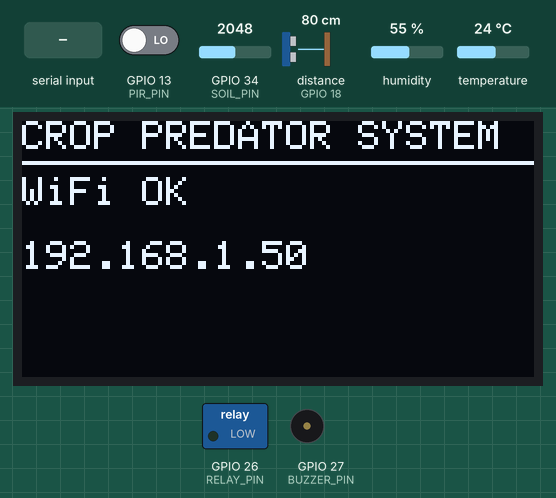
Bench run of a sketch on a simulated ESP32. On the bench: 128×64 one-colour display, switched loads named in the sketch (green lamp = pin HIGH), buzzer (waves = sounding, pin HIGH). Inputs (shaded band) come from the test bench; at power-on: GPIO 13 (PIR_PIN) LOW, GPIO 34 (SOIL_PIN) = 2048, distance to the obstacle (sensor on GPIO 18) 80 cm, humidity 55 %, temperature 24 °C. The echo pulse lasts 58.3 µs per cm; WiFi joins after 1.5 s; servers stay silent unless stated; pins used as bus, display or sensor lines are not drawn; what the sketch prints to the serial monitor is not drawn.

Above: at 1.7 s.
At 3.6 s:
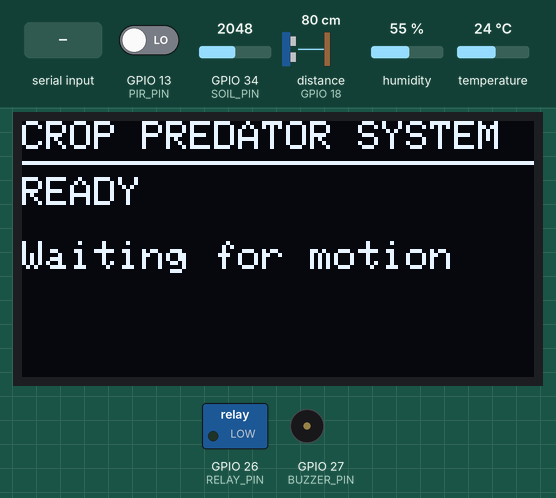
3.7 s: GPIO 13 (PIR_PIN) driven HIGH
At 4.8 s:
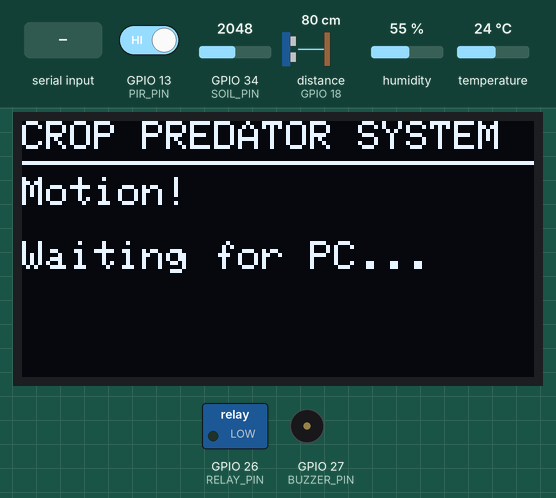
5.2 s: "human\n" received over Serial
At 6.9 s:
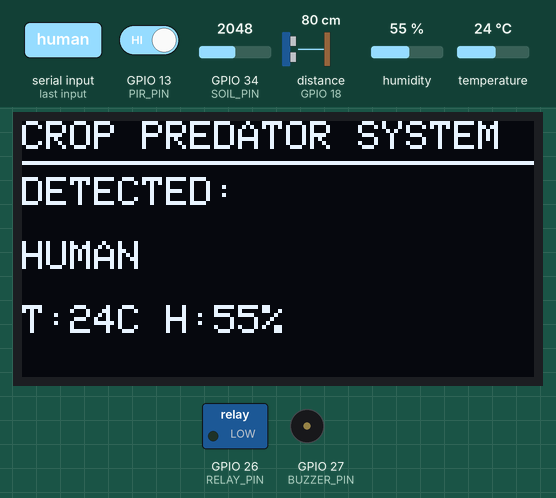
7.5 s: "monkey\n" received over Serial
At 8.1 s:
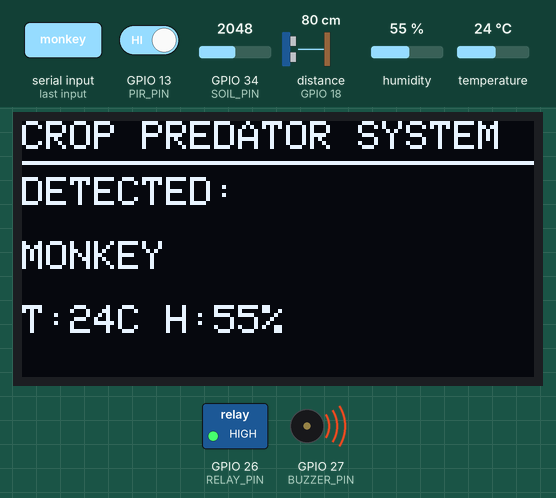
Timing chart, 0 to 17.0 s (numbered marks = the images above; inputs shaded):
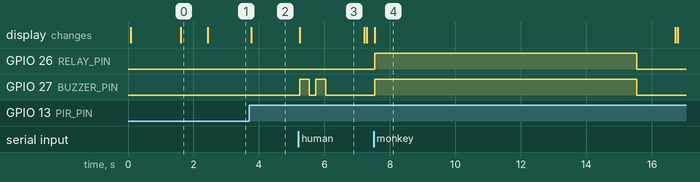

Measured:
- after the input at 3.7 s, the display: changes after 0.06 s (image 2)
- after the input at 5.2 s, GPIO 27 (BUZZER_PIN): alternates HIGH for 0.30 s and LOW for 0.20 s, 4 changes in all, then stays LOW, starting at once; the display: changes at once (image 3)
- after the input at 7.5 s, GPIO 26 (RELAY_PIN), GPIO 27 (BUZZER_PIN): LOW → HIGH at once, → LOW 8.0 s later; the display: changes at once (image 4)
- what the display in image 0 shows lasts 0.8 s, from 1.6 s to 2.4 s
- what the display in image 3 shows lasts 2.0 s, from 5.2 s to 7.2 s

The sketch:

CropPredator_DevKit_USB.ino
```cpp
/*
 * Smart Crop Predator Detection — ESP32 DevKit Sketch (USB Camera version)
 * ─────────────────────────────────────────────────────────────────────────
 * Communication:
 *   DevKit → PC : "MOTION\n"       when PIR fires
 *   DevKit → PC : JSON sensor data  every 30s
 *   PC → DevKit : "monkey\n"        detected class label
 *   PC → DevKit : "NO_DETECTION\n"  low confidence
 *   PC → DevKit : "COOLDOWN\n"      system in cooldown
 *
 * Pin mapping:
 *   GPIO4  → DHT22 DATA (+ 10kΩ pull-up to 3.3V)
 *   GPIO5  → HC-SR04 TRIG
 *   GPIO18 → HC-SR04 ECHO (via voltage divider: 1kΩ+2kΩ)
 *   GPIO34 → Soil moisture AOUT (analog, input only)
 *   GPIO13 → PIR sensor output
 *   GPIO21 → OLED SDA
 *   GPIO22 → OLED SCL
 *   GPIO26 → Relay IN (VCC of relay → VIN/5V)
 *   GPIO27 → Buzzer (via NPN transistor base)
 */

#include <DHT.h>
#include <Wire.h>
#include <Adafruit_SSD1306.h>
#include <WiFi.h>
#include <FirebaseESP32.h>
#include <ArduinoJson.h>

// ── WiFi & Firebase ───────────────────────────────────────────────────────────
#define WIFI_SSID     "YOUR_WIFI_SSID"
#define WIFI_PASSWORD "YOUR_WIFI_PASSWORD"
#define FIREBASE_HOST "YOUR_PROJECT.firebaseio.com"
#define FIREBASE_AUTH "YOUR_FIREBASE_SECRET"

// ── Pins ──────────────────────────────────────────────────────────────────────
#define DHT_PIN    4
#define DHT_TYPE   DHT22
#define TRIG_PIN   5
#define ECHO_PIN   18
#define SOIL_PIN   34
#define PIR_PIN    13
#define RELAY_PIN  26
#define BUZZER_PIN 27
#define OLED_SDA   21
#define OLED_SCL   22

// ── OLED ──────────────────────────────────────────────────────────────────────
#define OLED_WIDTH  128
#define OLED_HEIGHT 64
#define OLED_ADDR   0x3C

// ── Timings ───────────────────────────────────────────────────────────────────
#define BUZZER_DURATION    5000    // ms
#define RELAY_DURATION     8000    // ms
#define PIR_DEBOUNCE_MS    500     // ignore re-triggers within 500ms
#define SENSOR_REPORT_MS   30000   // send sensor JSON to PC every 30s
#define PC_RESPONSE_TIMEOUT 8000   // wait up to 8s for PC to respond

// ── Objects ───────────────────────────────────────────────────────────────────
DHT dht(DHT_PIN, DHT_TYPE);
Adafruit_SSD1306 oled(OLED_WIDTH, OLED_HEIGHT, &Wire, -1);
FirebaseData fbData;
FirebaseAuth fbAuth;
FirebaseConfig fbConfig;

// ── State ─────────────────────────────────────────────────────────────────────
unsigned long lastPIRTime       = 0;
unsigned long lastSensorReport  = 0;
bool          wifiOK            = false;
bool          firebaseOK        = false;
String        lastDetection     = "";

// =============================================================================
void setup() {
  Serial.begin(115200);    // USB Serial — talks to PC Python script

  pinMode(PIR_PIN,    INPUT);
  pinMode(RELAY_PIN,  OUTPUT);
  pinMode(BUZZER_PIN, OUTPUT);
  pinMode(TRIG_PIN,   OUTPUT);
  pinMode(ECHO_PIN,   INPUT);

  digitalWrite(RELAY_PIN,  LOW);
  digitalWrite(BUZZER_PIN, LOW);

  dht.begin();
  Wire.begin(OLED_SDA, OLED_SCL);

  // OLED
  if (oled.begin(SSD1306_SWITCHCAPVCC, OLED_ADDR)) {
    oledPrint("Booting...", "", "");
  }

  // WiFi (optional — for Firebase only)
  oledPrint("Connecting WiFi", WIFI_SSID, "");
  WiFi.begin(WIFI_SSID, WIFI_PASSWORD);
  int attempts = 0;
  while (WiFi.status() != WL_CONNECTED && attempts < 20) {
    delay(500); attempts++;
  }
  if (WiFi.status() == WL_CONNECTED) {
    wifiOK = true;
    Serial.println("[INFO] WiFi connected: " + WiFi.localIP().toString());
    oledPrint("WiFi OK", WiFi.localIP().toString().c_str(), "");

    // Firebase
    fbConfig.host = FIREBASE_HOST;
    fbConfig.signer.tokens.legacy_token = FIREBASE_AUTH;
    Firebase.begin(&fbConfig, &fbAuth);
    Firebase.reconnectWiFi(true);
    firebaseOK = true;
  } else {
    Serial.println("[WARN] WiFi failed — Firebase disabled");
    oledPrint("WiFi FAILED", "PC mode only", "");
  }

  delay(800);
  oledPrint("READY", "Waiting for motion", "");
  Serial.println("[INFO] DevKit ready — PC inference mode");
}

// =============================================================================
void loop() {
  bool pirHigh = digitalRead(PIR_PIN) == HIGH;
  unsigned long now = millis();

  // ── PIR triggered ────────────────────────────────────────────────────────
  if (pirHigh && (now - lastPIRTime) > PIR_DEBOUNCE_MS) {
    lastPIRTime = now;

    Serial.println("[INFO] PIR triggered");
    oledPrint("Motion!", "Waiting for PC...", "");

    // Tell PC to capture & infer
    Serial.println("MOTION");

    // Wait for PC response
    String response = waitForPCResponse(PC_RESPONSE_TIMEOUT);
    response.trim();
    Serial.println("[PC] " + response);

    if (response == "NO_DETECTION") {
      oledPrint("Low confidence", "No action", "");

    } else if (response == "COOLDOWN") {
      oledPrint("Cooldown active", "Try again soon", "");

    } else if (response.length() > 0) {
      // Valid class detected
      lastDetection = response;

      // Read sensors
      float temp     = dht.readTemperature();
      float humidity = dht.readHumidity();
      float dist_m   = readUltrasonic();
      int   soilRaw  = analogRead(SOIL_PIN);
      int   soilPct  = map(soilRaw, 0, 4095, 100, 0);

      // Show on OLED
      String line1 = "DETECTED:";
      String line2 = response;
      line2.toUpperCase();
      String line3 = "T:" + String(temp, 0) + "C H:" + String(humidity, 0) + "%";
      oledPrint(line1.c_str(), line2.c_str(), line3.c_str());

      // Trigger appropriate deterrent
      triggerDeterrent(response);

      // Log to Firebase (sensor data — class already logged by Python)
      if (firebaseOK) {
        logSensorsToFirebase(response, temp, humidity, dist_m, soilPct);
      }

      // Send sensor JSON to PC for its Firebase log
      sendSensorJSON(temp, humidity, dist_m, soilPct);
    }

    delay(1000);
    oledPrint("Monitoring...", lastDetection.length() > 0 ? ("Last: " + lastDetection).c_str() : "", "");
  }

  // ── Periodic sensor report to PC ─────────────────────────────────────────
  if ((now - lastSensorReport) > SENSOR_REPORT_MS) {
    lastSensorReport = now;
    float temp     = dht.readTemperature();
    float humidity = dht.readHumidity();
    float dist_m   = readUltrasonic();
    int   soilPct  = map(analogRead(SOIL_PIN), 0, 4095, 100, 0);
    sendSensorJSON(temp, humidity, dist_m, soilPct);
  }

  delay(50);
}

// =============================================================================
// Wait for a response from PC over Serial
// =============================================================================
String waitForPCResponse(unsigned long timeoutMs) {
  unsigned long start = millis();
  String response = "";
  while (millis() - start < timeoutMs) {
    if (Serial.available()) {
      response = Serial.readStringUntil('\n');
      response.trim();
      if (response.length() > 0) return response;
    }
    delay(10);
  }
  return "TIMEOUT";
}

// =============================================================================
// Deterrent logic — species-specific responses
// =============================================================================
void triggerDeterrent(String className) {
  Serial.println("[INFO] Triggering deterrent for: " + className);

  if (className == "monkey" || className == "wild_boar") {
    // Most destructive — relay (sprinkler) + buzzer together
    digitalWrite(RELAY_PIN,  HIGH);
    digitalWrite(BUZZER_PIN, HIGH);
    delay(RELAY_DURATION);
    digitalWrite(RELAY_PIN,  LOW);
    digitalWrite(BUZZER_PIN, LOW);

  } else if (className == "bird") {
    // Buzzer alone — birds scatter easily
    digitalWrite(BUZZER_PIN, HIGH);
    delay(BUZZER_DURATION);
    digitalWrite(BUZZER_PIN, LOW);

  } else if (className == "deer") {
    // Relay (LED strobe) — deer sensitive to sudden light
    digitalWrite(RELAY_PIN, HIGH);
    delay(RELAY_DURATION);
    digitalWrite(RELAY_PIN, LOW);

  } else if (className == "human") {
    // Alert only — short beep, no deterrent
    digitalWrite(BUZZER_PIN, HIGH);
    delay(300);
    digitalWrite(BUZZER_PIN, LOW);
    delay(200);
    digitalWrite(BUZZER_PIN, HIGH);
    delay(300);
    digitalWrite(BUZZER_PIN, LOW);
    Serial.println("[INFO] Human detected — alert only");
  }
}

// =============================================================================
// HC-SR04 ultrasonic distance (returns meters)
// =============================================================================
float readUltrasonic() {
  digitalWrite(TRIG_PIN, LOW);
  delayMicroseconds(2);
  digitalWrite(TRIG_PIN, HIGH);
  delayMicroseconds(10);
  digitalWrite(TRIG_PIN, LOW);
  long duration = pulseIn(ECHO_PIN, HIGH, 30000);
  return (duration * 0.0343f) / 200.0f;  // cm → m
}

// =============================================================================
// Send sensor reading as JSON to PC
// =============================================================================
void sendSensorJSON(float temp, float humidity, float dist_m, int soilPct) {
  StaticJsonDocument<128> doc;
  doc["temp"]     = isnan(temp)     ? 0 : round(temp * 10) / 10.0;
  doc["humidity"] = isnan(humidity) ? 0 : round(humidity * 10) / 10.0;
  doc["distance"] = round(dist_m * 100) / 100.0;
  doc["soil_pct"] = soilPct;
  String out;
  serializeJson(doc, out);
  Serial.println(out);
}

// =============================================================================
// Firebase: log sensor readings alongside detection
// =============================================================================
void logSensorsToFirebase(String cls, float temp, float humidity,
                          float dist, int soil) {
  if (!Firebase.ready()) return;
  String path = "/crop_predator/sensors/" + String(millis());
  FirebaseJson json;
  json.set("class",    cls);
  json.set("temp",     temp);
  json.set("humidity", humidity);
  json.set("distance", dist);
  json.set("soil_pct", soil);
  if (!Firebase.setJSON(fbData, path, json)) {
    Serial.println("[WARN] Firebase: " + fbData.errorReason());
  }
}

// =============================================================================
// OLED helper
// =============================================================================
void oledPrint(const char* l1, const char* l2, const char* l3) {
  oled.clearDisplay();
  oled.setTextColor(SSD1306_WHITE);

  oled.setTextSize(1);
  oled.setCursor(0, 0);
  oled.println("CROP PREDATOR SYSTEM");
  oled.drawLine(0, 10, 128, 10, SSD1306_WHITE);

  oled.setCursor(0, 14); oled.println(l1);
  oled.setCursor(0, 30); oled.println(l2);
  oled.setCursor(0, 46); oled.println(l3);
  oled.display();
}
```
